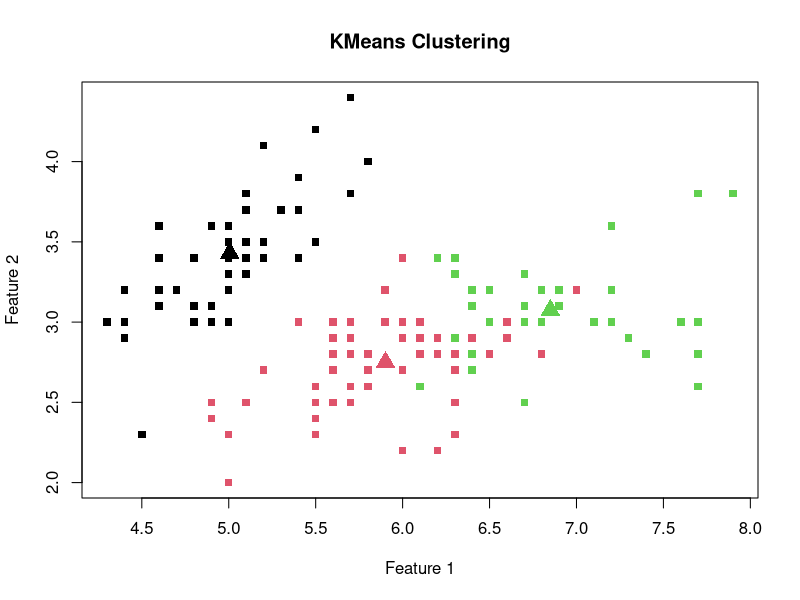

Write R code to recreate this figure.
data("iris")
set.seed(123)
X <- iris[,1:4] # selecting only numeric columns
library(cluster)
num_clusters <- 3
model <- kmeans(X,centers=num_clusters,nstart = 20)
clusters = model$cluster
centers = model$centers
# Scatterplot of data points with cluster assignments
plot(X[, 1], X[, 2],col = clusters, pch = 15, main = "KMeans Clustering", xlab = "Feature 1", ylab = "Feature 2")
# Mark cluster centers on the plot
points(centers, col = 1:num_clusters, pch = 17, cex = 2)
# Add legend to the plot

